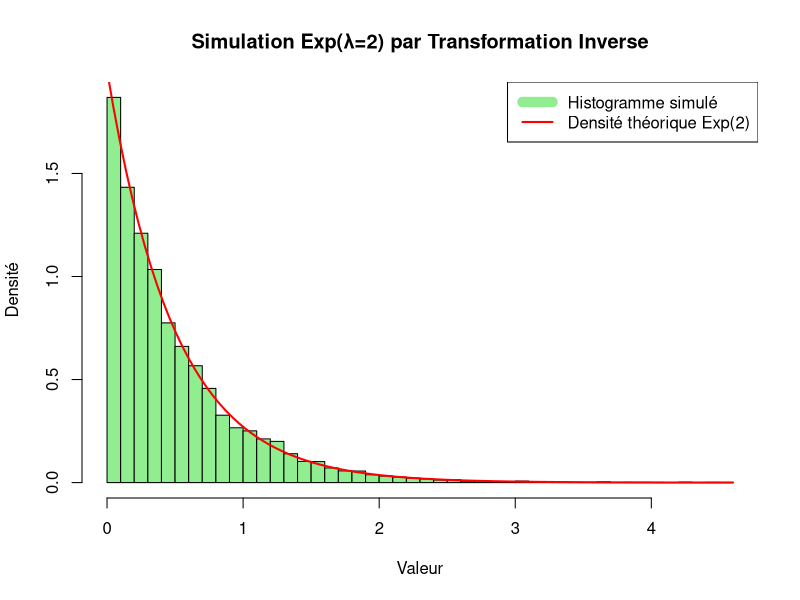
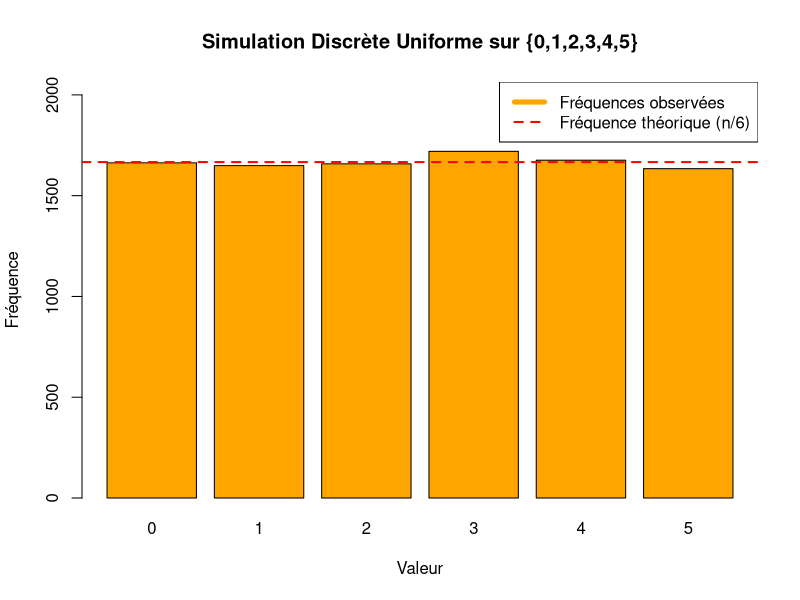

Source code (R) for these figures, in order:
## ---- chunk 1
# ========= FONCTION: Simuler n lancers d'un dé équilibré =========

lancer_le_de <- function(n) {
  # sample() tire des valeurs dans 1:6 avec remise
  # replace=TRUE signifie "avec remise" (indépendance des lancers)
  return(sample(1:6, n, replace = TRUE))
}

# === EXEMPLE: 20 lancers ===
set.seed(10)
echantillon <- lancer_le_de(20)
cat("20 lancers du dé:\n")
print(echantillon)

# Estimer la probabilité d'obtenir un 4 dans cet échantillon
p_empirique <- sum(echantillon == 4) / length(echantillon)
cat("\nProbabilité empirique de 4:", p_empirique, "\n")
cat("Probabilité théorique:     ", round(1/6, 4), "\n")
cat("Différence:                ", round(p_empirique - 1/6, 4), "\n")

## ---- chunk 2
# === Comparaison: petit vs. grand échantillon ===

cat("\n=== Effet de la Taille d'Échantillon ===\n\n")

# Petit échantillon: n = 100
n_petit <- 100
set.seed(11)
res_petit1 <- lancer_le_de(n_petit)
prop_petit1 <- sum(res_petit1 == 4) / n_petit

res_petit2 <- lancer_le_de(n_petit)
prop_petit2 <- sum(res_petit2 == 4) / n_petit

cat("Petit échantillon (n=100):\n")
cat("  Tirage 1: p̂ =", round(prop_petit1, 4), "\n")
cat("  Tirage 2: p̂ =", round(prop_petit2, 4), "\n")
cat("  Différence:", round(abs(prop_petit1 - prop_petit2), 4), "\n\n")

# Grand échantillon: n = 10000
n_grand <- 10000
set.seed(12)
res_grand1 <- lancer_le_de(n_grand)
prop_grand1 <- sum(res_grand1 == 4) / n_grand

res_grand2 <- lancer_le_de(n_grand)
prop_grand2 <- sum(res_grand2 == 4) / n_grand

cat("Grand échantillon (n=10000):\n")
cat("  Tirage 1: p̂ =", round(prop_grand1, 4), "\n")
cat("  Tirage 2: p̂ =", round(prop_grand2, 4), "\n")
cat("  Différence:", round(abs(prop_grand1 - prop_grand2), 4), "\n\n")

cat("Conclusion: Avec n grand, les deux estimations se rapprochent de p = 1/6 ≈ 0.1667\n")

## ---- chunk 3
# ========= Monte-Carlo: Estimer Biais et Variance =========

cat("\n=== Simulation Monte-Carlo pour p̂ ===\n\n")

# Paramètres
n_obs <- 20  # Taille de chaque échantillon
M <- 10000   # Nombre de simulations

# Répéter M fois : simuler n lancers et calculer p̂
set.seed(123)
vecteur_p_hat <- replicate(M, {
  lancer <- lancer_le_de(n_obs)
  sum(lancer == 4) / n_obs
})

# Estimations empiriques
p_theo <- 1/6
biais_empirique <- mean(vecteur_p_hat) - p_theo
variance_empirique <- var(vecteur_p_hat)

cat("Paramètres de la simulation:\n")
cat("  n = taille de chaque échantillon:", n_obs, "\n")
cat("  M = nombre de répétitions:      ", M, "\n")
cat("  p = probabilité théorique:      ", round(p_theo, 4), "\n\n")

cat("Estimations empiriques:\n")
cat("  E[p̂] (moyenne des M estimations):", round(mean(vecteur_p_hat), 4), "\n")
cat("  Biais = E[p̂] - p =            ", round(biais_empirique, 4), "\n")
cat("  Var(p̂) (empirique) =          ", round(variance_empirique, 4), "\n\n")

# Variance théorique
variance_theo <- p_theo * (1 - p_theo) / n_obs

cat("Valeurs théoriques:\n")
cat("  Biais théorique:   0 (estimateur sans biais)\n")
cat("  Var(p̂) théorique = p(1-p)/n =  ", round(variance_theo, 4), "\n\n")

cat("Comparaison:\n")
cat("  Erreur relative Var:", round(abs(variance_empirique - variance_theo)/variance_theo * 100, 2), "%\n")

## ---- chunk 4
# ========= BOOTSTRAP: Estimer Biais/Variance d'UN seul Échantillon =========

cat("\n=== Méthode du Bootstrap ===\n\n")

# Étape 1: Générer UN SEUL échantillon observé
n_obs <- 20
set.seed(456)
echantillon_obs <- lancer_le_de(n_obs)
p_hat_obs <- sum(echantillon_obs == 4) / n_obs

cat("Échantillon observé (n=20):\n")
print(echantillon_obs)
cat("\nEstimateur observé: p̂ =", round(p_hat_obs, 4), "\n\n")

# Étape 2: Rééchantillonnage bootstrap
B <- 10000  # Nombre de rééchantillonnages bootstrap

vecteur_p_star <- replicate(B, {
  # Rééchantillonner AVEC REMISE à partir de l'échantillon original
  echantillon_resample <- sample(echantillon_obs, n_obs, replace = TRUE)
  sum(echantillon_resample == 4) / n_obs
})

# Étape 3: Estimer biais et variance bootstrap
biais_bootstrap <- mean(vecteur_p_star) - p_hat_obs
variance_bootstrap <- var(vecteur_p_star) * (B - 1) / B  # Correction

cat("Résultats du Bootstrap (B=10000 rééchantillonnages):\n")
cat("  Biais bootstrap =   ", round(biais_bootstrap, 4), "\n")
cat("  Variance bootstrap =", round(variance_bootstrap, 4), "\n\n")

# Comparaison
cat("Comparaison avec résultats Monte-Carlo précédents:\n")
cat("  Biais MC:           ", round(biais_empirique, 4), "\n")
cat("  Variance MC:        ", round(variance_empirique, 4), "\n\n")

cat("Conclusion: Le bootstrap donne des estimations proches des valeurs théoriques\n")
cat("            à partir d'un SEUL échantillon observé.\n")

## ---- chunk 5
# ========= Transformation Inverse: Loi Exponentielle =========

cat("\n=== Simulation de Exp(λ=2) par Transformation Inverse ===\n\n")

# Paramètres
n <- 10000
lambda <- 2

# Étape 1: Générer U ~ Uniform(0,1)
U <- runif(n)

# Étape 2: Appliquer la formule inverse
X_exp <- -log(1 - U) / lambda

cat("Données simulées: n =", n, "observations d'Exp(2)\n\n")

cat("Vérification statistique:\n")
cat("  Moyenne observée:   ", round(mean(X_exp), 4), "\n")
cat("  Moyenne théorique:  ", 1/lambda, "(car E[Exp(λ)]=1/λ)\n")
cat("  Variance observée:  ", round(var(X_exp), 4), "\n")
cat("  Variance théorique: ", 1/lambda^2, "(car Var[Exp(λ)]=1/λ²)\n\n")

# Visualisation
hist(X_exp, breaks = 40, freq = FALSE, col = "lightgreen",
     main = "Simulation Exp(λ=2) par Transformation Inverse",
     xlab = "Valeur",
     ylab = "Densité")

# Superposer la densité théorique
curve(dexp(x, rate = lambda), add = TRUE, col = "red", lwd = 2)

legend("topright",
       legend = c("Histogramme simulé", "Densité théorique Exp(2)"),
       col = c("lightgreen", "red"),
       lty = c(1, 1),
       lwd = c(10, 2))

cat("Les deux courbes se superposent: la simulation est valide !\n")

## ---- chunk 6
# ========= Simulation Discrète: Uniforme sur {0,1,2,3,4,5} =========

cat("\n=== Simulation Discrète Uniforme ===\n\n")

# Paramètres
n <- 10000

# Étape 1: Générer U ~ Uniform(0,1)
U <- runif(n)

# Étape 2: Transformer en variable discrète
# La formule floor(U * 6) produit un entier dans {0,1,2,3,4,5}
X_discrete <- floor(U * 6)

cat("Nombre d'observations: n =", n, "\n\n")

# Compter les fréquences
freq <- table(X_discrete)
cat("Fréquences observées:\n")
print(freq)
cat("\nFréquences théoriques (1/6 chacun ≈", round(n/6, 0), ")\n\n")

# Visualisation
barplot(freq, col = "orange", 
        main = "Simulation Discrète Uniforme sur {0,1,2,3,4,5}",
        xlab = "Valeur",
        ylab = "Fréquence",
        ylim = c(0, max(freq) * 1.2))

# Ajouter une ligne référence pour l'équilibre
abline(h = n/6, col = "red", lwd = 2, lty = 2)

legend("topright",
       legend = c("Fréquences observées", "Fréquence théorique (n/6)"),
       col = c("orange", "red"),
       lty = c(1, 2),
       lwd = c(5, 2))

cat("Interprétation: Les barres sont de hauteur égale (légères variations normales)\n")
cat("Ceci confirme que chaque valeur a probabilité 1/6\n")
